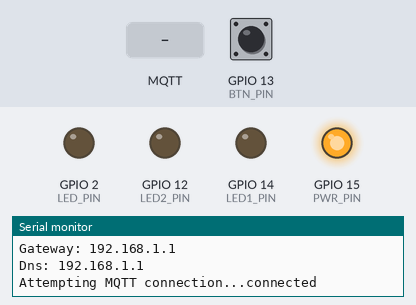
Recording of a program running on a simulated ESP8266 (NodeMCU). On the bench: output pins drawn as LEDs (lit = HIGH), the last lines printed to the serial monitor. Inputs (shaded band) come from the test bench; at power-on: GPIO 13 (BTN_PIN) HIGH. WiFi joins after 1.5 s; servers stay silent unless stated; no MQTT or app messages arrive unless stated.

Above: at 2.7 s.
2.8 s: MQTT message "toggle" arrives on the first subscribed topic
At 4.0 s:
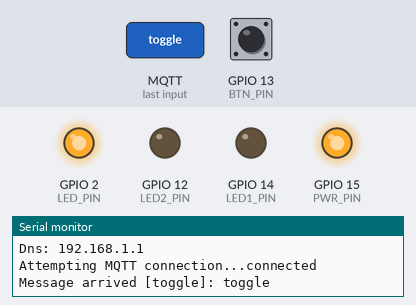
4.3 s: MQTT message "1" arrives on the second subscribed topic
At 5.3 s:
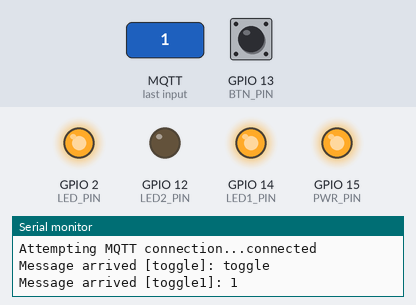
5.8 s: MQTT message "on" arrives on the first subscribed topic
At 6.4 s:
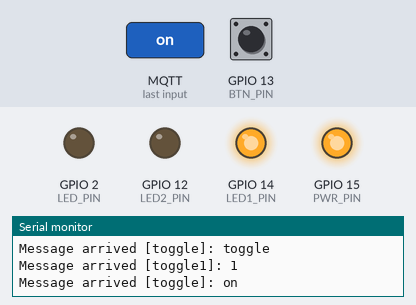
7.3 s: MQTT message "off" arrives on the third subscribed topic
At 7.6 s:
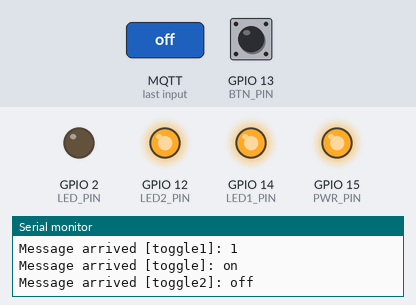
8.8 s: MQTT message "toggle1" arrives on the first subscribed topic
At 9.9 s:
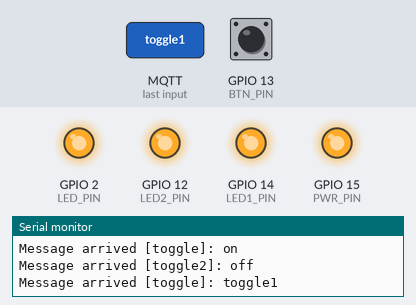
10.3 s: MQTT message "toggle" arrives on the second subscribed topic
At 11.0 s:
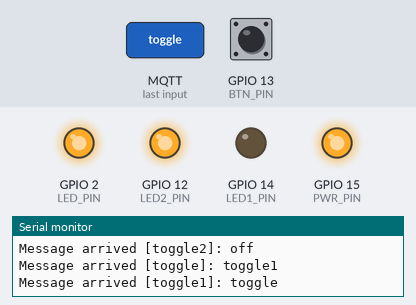
Timing chart, 0 to 12.8 s (numbered marks = the images above; inputs shaded):
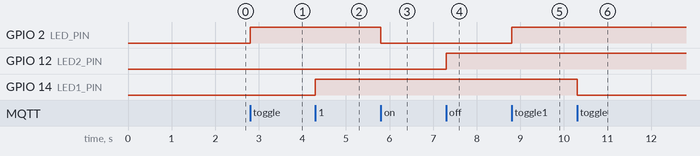

The program:

main.cpp
```cpp
#include <Arduino.h>

#include <pins.h>
#include <wifi.h>
#include <mqtt.h>

long lastMsg = 0;

void setup() {
  Serial.begin(115200);

  Serial.println("Setting up pins.");
  // put your setup code here, to run once:
  setupPins();
  setupWifi();
  setupMqtt();
}

void loop() {
  // put your main code here, to run repeatedly:

  if (!WiFi.isConnected()) {
   setupWifi();
  }
  if (!client.connected()) {
   reconnectMqtt();
  }

  client.loop();

  long now = millis();
  if (!digitalRead(BTN_PIN) && now - lastMsg > 200) {
   lastMsg = now;

   Serial.println("Publish message: toggle [1]");
   client.publish("toggle", "1");
   client.publish("toggle1", "1");
   client.publish("toggle2", "1");
  }
}
```

mqtt.h
```cpp
#include <ESP8266WiFi.h>
#include <PubSubClient.h>
#include <pins.h>

const char *mqtt_server = "10.0.60.1";

WiFiClient espClient;
PubSubClient client(espClient);

void messageRx(char* topic, byte* payload, unsigned int length);
void reconnectMqtt();

void setupMqtt() {
  client.setServer(mqtt_server, 1883);
  client.setCallback(messageRx);
}

void messageRx(char* topic, byte* payload, unsigned int length) {
    Serial.printf("Message arrived [%s]: ", topic);
  for (unsigned int i = 0; i < length; i++) {
    Serial.print((char)payload[i]);
  }
  Serial.println();

  if (strcmp(topic, "toggle") == 0) {
    digitalWrite(LED_PIN, !digitalRead(LED_PIN));
  } else if (strcmp(topic, "toggle1") == 0) {
    digitalWrite(LED1_PIN, !digitalRead(LED1_PIN));
  } else if (strcmp(topic, "toggle2") == 0) {
    digitalWrite(LED2_PIN, !digitalRead(LED2_PIN));
  }
}

void reconnectMqtt() {
  // Loop until we're reconnected
  String clientId = "IOT" + WiFi.macAddress();
  while (!client.connected()) {

    Serial.print("Attempting MQTT connection...");
    // Attempt to connect
    if (client.connect(clientId.c_str())) {
      Serial.println("connected");
      // ... and resubscribe
      client.subscribe("toggle");
      client.subscribe("toggle1");
      client.subscribe("toggle2");

    } else {
      Serial.print("failed..");
      Serial.print(client.state());
      Serial.println(" try again in 5 seconds");
      // Wait 5 seconds before retrying
      delay(5000);
    }
  }
}
```

wifi.h
```cpp
#include <ESP8266WiFi.h>

const char *ssid = "asmsaiot";
const char *pass = "asmsaiot";

void setupWifi() {

  delay(10);
  // We start by connecting to a WiFi network
  Serial.println();
  Serial.print("Connecting to ");
  Serial.println(ssid);

  WiFi.begin(ssid, pass);

  while (WiFi.status() != WL_CONNECTED) {
    delay(500);
    Serial.print(".");
  }

  Serial.println("");
  Serial.println("WiFi connected");
  Serial.print("IP: ");
  Serial.println(WiFi.localIP());
  Serial.print("Gateway: ");
  Serial.println(WiFi.gatewayIP());
  Serial.print("Dns: ");
  Serial.println(WiFi.dnsIP());
}
```

pins.h
```cpp
#include <Arduino.h>

#ifndef PINSh
#define PINSh

#define LED_PIN 2
#define LED1_PIN 14
#define LED2_PIN 12

#define BTN_PIN 13
#define PWR_PIN 15

void setupPins() {
  pinMode(LED_PIN, OUTPUT);
  pinMode(LED1_PIN, OUTPUT);
  pinMode(LED2_PIN, OUTPUT);

  // turn on power to ports
  pinMode(PWR_PIN, OUTPUT);
  digitalWrite(PWR_PIN, HIGH);

  pinMode(BTN_PIN, INPUT_PULLUP);
}
#endif
```

Measured:
- after the input at 2.8 s, GPIO 2 (LED_PIN): LOW → HIGH at once
- after the input at 4.3 s, GPIO 14 (LED1_PIN): LOW → HIGH at once
- after the input at 5.8 s, GPIO 2 (LED_PIN): HIGH → LOW at once
- after the input at 7.3 s, GPIO 12 (LED2_PIN): LOW → HIGH at once
- after the input at 8.8 s, GPIO 2 (LED_PIN): LOW → HIGH at once
- after the input at 10.3 s, GPIO 14 (LED1_PIN): HIGH → LOW at once
